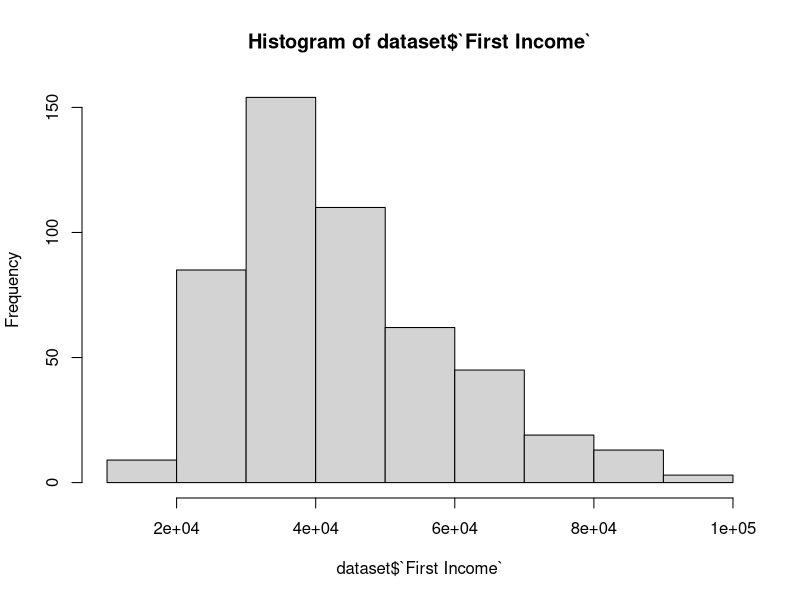
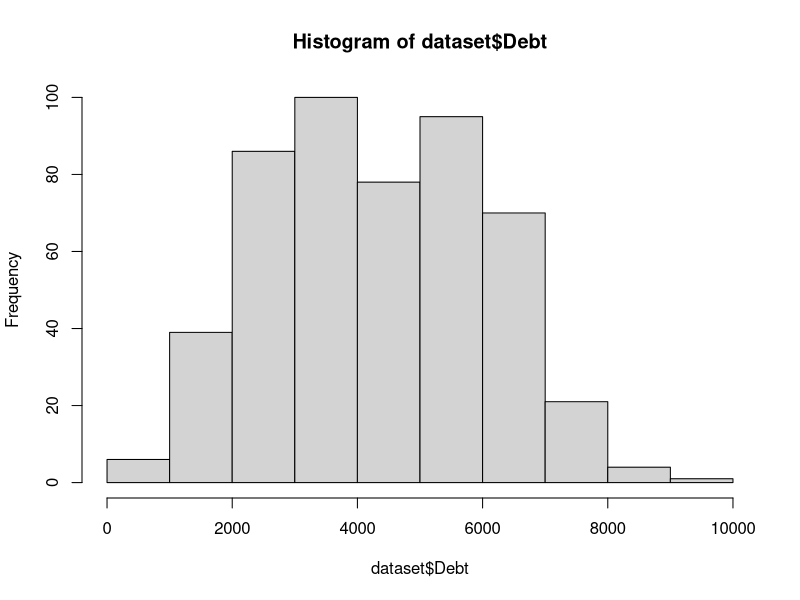
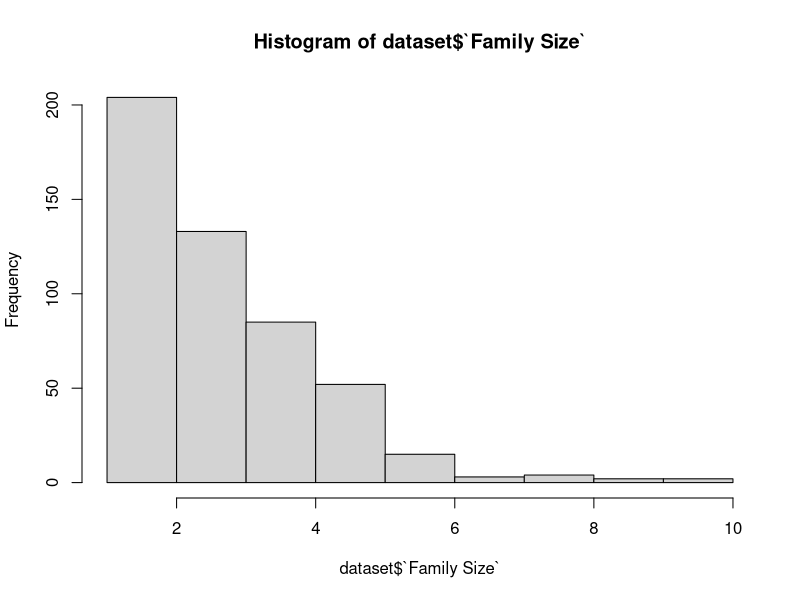
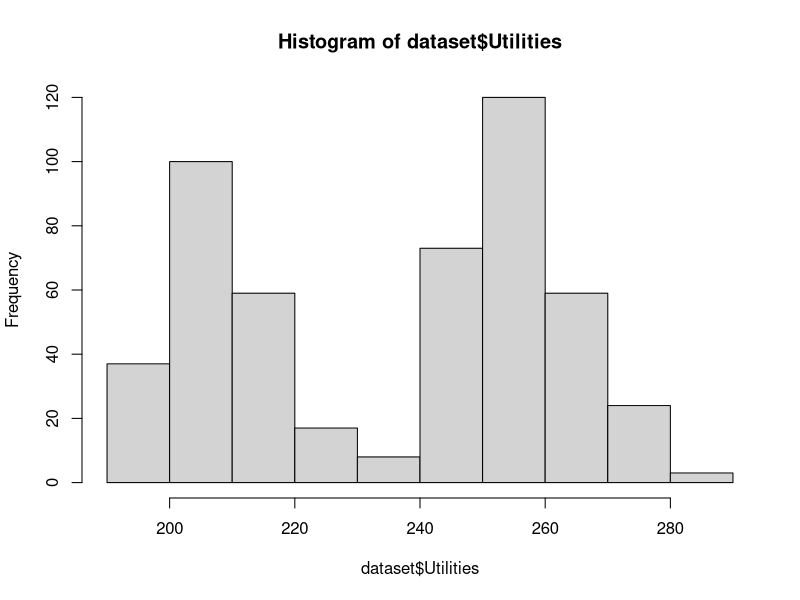
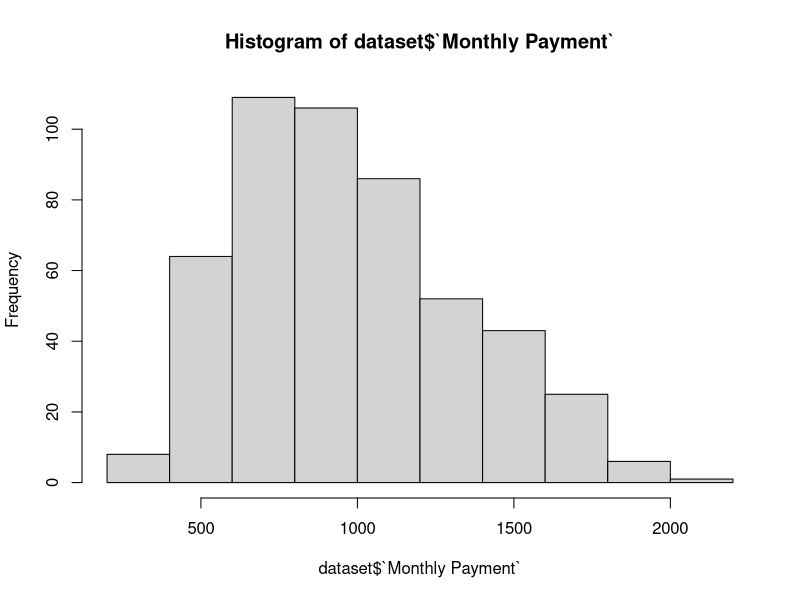
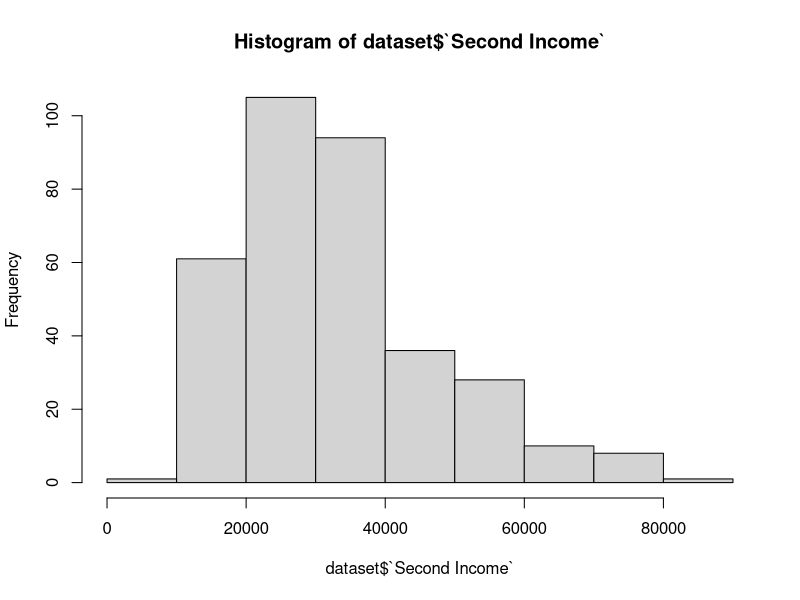

The R source for these figures, in order:
## ---- chunk 1
library(readr)
dataset <- read_csv("households.csv", 
    col_types = cols( Household = col_character(), 
        Location = col_factor(levels = c("1", 
            "2", "3", "4")), Ownership = col_factor(levels = c("0", 
            "1"))))
head(dataset)
## ---- chunk 2

hist(dataset$`First Income`)

## ---- chunk 3
hist(dataset$Debt)
## ---- chunk 4
hist(dataset$`Family Size`)
## ---- chunk 5
hist(dataset$Utilities)
## ---- chunk 6
hist(dataset$`Monthly Payment`)
## ---- chunk 7
hist(dataset$`Second Income`)
## ---- chunk 8
max(dataset$Debt)

## ---- chunk 9
min(dataset$Debt)

## ---- chunk 10
quantile(dataset$Debt, c(.25, .50, .75)) 
## ---- chunk 11
IQR(dataset$Debt)

## ---- chunk 12
summary(data.frame(dataset))
